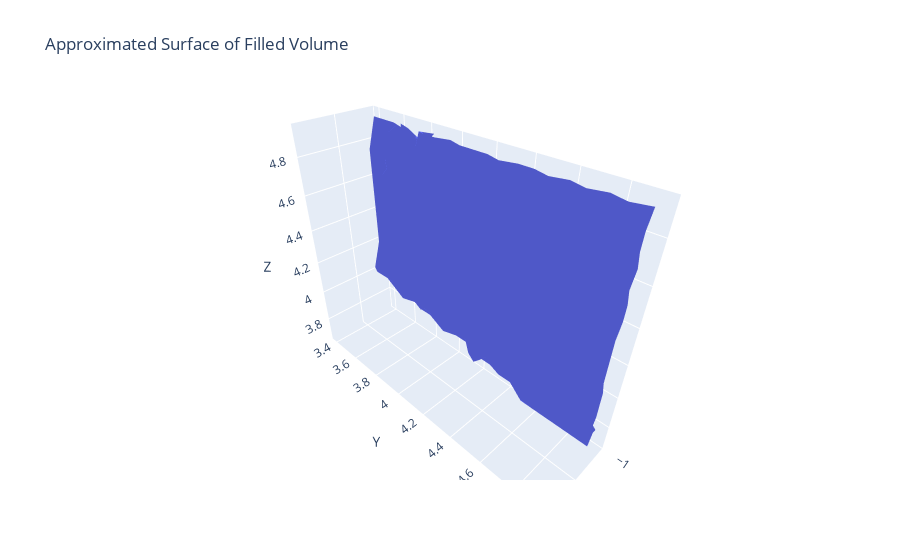

Notebook code for this chart:
### Code cell
def plot_surface(volume, x, y, z, smooth=False):
    # Extract the surface using Marching Cubes algorithm.
    if smooth:
        verts, faces = mcubes.marching_cubes(mcubes.smooth(volume), 0.5)
    else:
        verts, faces = mcubes.marching_cubes(volume, 0.5)

    # Scale the vertices with the grid spacing of the X, Y, and Z arrays.
    verts_scaled = np.array(verts)
    verts_scaled[:, 0] = (x.max() - x.min()) * verts[:, 0] / volume.shape[0] + x.min()
    verts_scaled[:, 1] = (y.max() - y.min()) * verts[:, 1] / volume.shape[1] + y.min()
    verts_scaled[:, 2] = (z.max() - z.min()) * verts[:, 2] / volume.shape[2] + z.min()

    # Convert the faces array to integers.
    faces = faces.astype(int)

    # Create the figure for the interactive 3D plot.
    fig = go.Figure()

    # Add the mesh surface to the plot.
    fig.add_trace(go.Mesh3d(x=verts_scaled[:, 0], y=verts_scaled[:, 1], z=verts_scaled[:, 2],
                            i=faces[:, 0], j=faces[:, 1], k=faces[:, 2]))

    # fig.add_trace(go.Surface(x=verts_scaled[:, 0], y=verts_scaled[:, 1], z=verts_scaled[:, 2]))


    # Set the axis labels and title.
    fig.update_layout(scene=dict(xaxis_title="X", yaxis_title="Y", zaxis_title="Z"),
                      title="Approximated Surface of Filled Volume")

    # Flip the x-axis by reversing the range of xaxis.
    fig.update_layout(scene=dict(xaxis=dict(range=[x.max(), x.min()])))

    # Show the interactive 3D plot.
    fig.show()

# # Define the volume as provided
# x = np.linspace(0, 2, 50)
# y = np.linspace(0, 2, 50)
# z = np.linspace(0, 2, 50)
# X, Y, Z = np.meshgrid(x, y, z, indexing="ij")
# volume = (np.sqrt(X**2 + Y**2 + Z**2) <= 1) + (np.sqrt((X - 2)**2 + Y**2 + Z**2) <= 1)

N = 20
W01_range = np.linspace(-3, -1, N)
AVE_p0_range = np.linspace(3.4, 5, N)
VE_p0_range = np.linspace(3.4, 5, N)
# Plot the surface of the volume interactively with custom tick values and labels.
plot_surface(AVE_contiguous_and_moved, W01_range, AVE_p0_range, VE_p0_range, False)

### Figure 1 — Plotly figure (JSON) as saved in the notebook; plotly's stock layout.template omitted (floating-point values rounded to 4 significant figures; data arrays with more than 128 entries replaced by an {"elided": "..."} marker saying what was removed)
{"data": [{"i": {"elided": "1126 int values"}, "j": {"elided": "1126 int values"}, "k": {"elided": "1126 int values"}, "type": "mesh3d", "x": {"elided": "624 float values"}, "y": {"elided": "624 float values"}, "z": {"elided": "624 float values"}}], "layout": {"scene": {"xaxis": {"range": [-1, -3], "title": {"text": "X"}}, "yaxis": {"title": {"text": "Y"}}, "zaxis": {"title": {"text": "Z"}}}, "title": {"text": "Approximated Surface of Filled Volume"}}}
